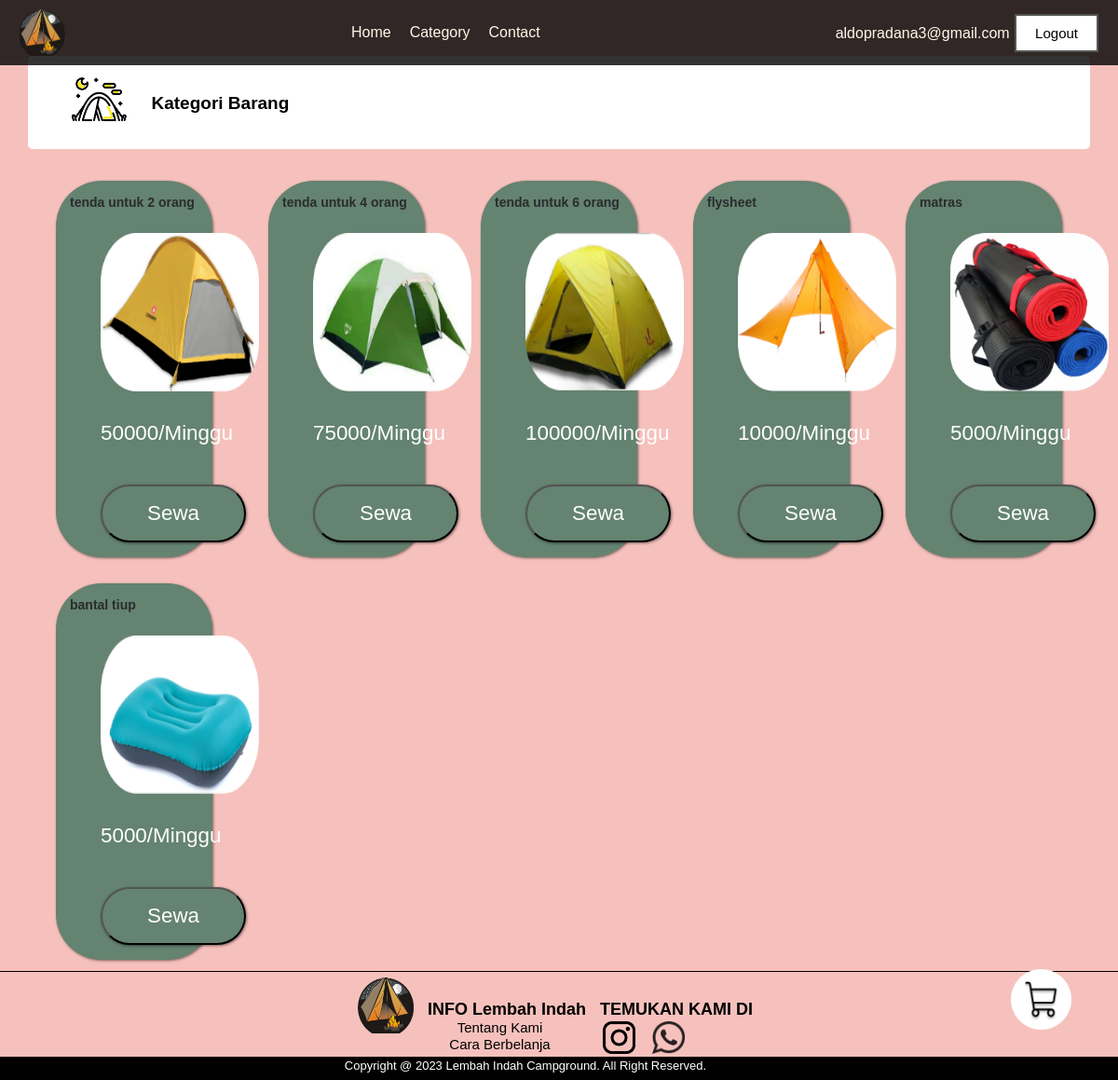
The app's page /kategori.php?kategori=tenda (signed in) with its own data.
### tables this page shows
CREATE TABLE `produk` (
  `id_produk` int(10) NOT NULL,
  `kategori` varchar(50) NOT NULL,
  `nama` varchar(50) NOT NULL,
  `harga` int(50) NOT NULL,
  `foto` varchar(100) NOT NULL,
  `stok` int(10) NOT NULL,
  `tanggal_upload` timestamp NOT NULL DEFAULT current_timestamp(),
  `deskripsi1` text NOT NULL
);

### kategori.php (the view, shortened to what this page needs)
<?php
    include('koneksi.php');
    $result = '';
    if ($_SERVER['REQUEST_METHOD'] === 'GET') {
        if (isset($_GET['kategori'])) {
            $kategori_brg = $_GET['kategori'];
            $query = "SELECT * FROM produk WHERE kategori = '$kategori_brg'";
            $result = mysqli_query($koneksi,$query);
        }
    }
?>
<!DOCTYPE html>
<html lang="en">
<head>
    <link rel="stylesheet" href="style/stylekategori.css">
</head>
<body>
    <div>
        <?php include('header.php');?>
        <div id="cdm" class="boxcdr">
            <section class="cdr">
                <img src="resource/icon_tenda.png" alt="" class="icon">
                <span class="kategori">Kategori Barang</span>
            </section>
        </div>
        <br>
        <?php while($data = mysqli_fetch_array($result)){
            ?>
            <div class="flexbox1">
                <div class="nama"><?php echo $data['nama']; ?></div>
                <img src="admin/produk/<?php echo $data['foto']; ?>">
                <br><br>
                <div class="lain3">
                    <?php echo $data['harga']; ?>/Minggu
                </div>
                <br>
                <a href="<?php echo "detail_barang.php?id_produk=".$data['id_produk']; ?>"><button class="tbl-biru">Sewa</button></a>
            </div>
        <?php } ?>
    <br><br><br><br><br><br><br><br><br>
    </div>
    <a href="pesanan.php" class="keranjang-link">
        <img src="resource/keranjang.png" alt="Keranjang" class="keranjang-img">
    </a>
<section id="footer">
    <?php include('footer.php');?>
</section>
</body>
</html>

### style/stylekategori.css (style rules this page uses)
* { text-decoration: none; margin: 0px; padding: 0px; box-sizing: border-box; }
body { margin-top: 5%; padding: 0px; background: #f6c1bc; font-family: Sans-serif; background-image: url(../resource/bukit.png); background-repeat: no-repeat; background-size: cover; }
.cdr { color: black; font-family: "Sora", sans-serif; margin-left: 2.5%; margin-top: 2%; font-weight: bold; font-size: 19px; }
.boxcdr { width: 95%; height: 100px; background-color: #ffffff; margin-left: 2.5%; margin-top: 15px; border-radius: 5px; }
.icon { width: 94px; height: 93px; float: left; }
.kategori { display: inline-block; margin-left: 10px; margin-top: 40px; }
.flexbox1 { width: 14%; min-height: 300px; float: left; margin-left: 5%; margin-bottom: 1%; margin-top: 3%; position: relative; }
.flexbox1, .tbl-biru { margin-top: 1rem; display: inline-block; padding: 1rem 3rem; font-size: 1.4rem; color: #fff; background-color:rgba(100, 131, 112, 1); border-radius: 49px; box-shadow: 1px 1px 3px rgba(1, 1, 3, 0.5); }
.nama { position: absolute; top: 10px; left: 10px; font-size: 14px; font-family: "Sora", sans-serif; color: #2a2c2f; font-weight: bold; text-decoration: none; padding: 5px; }
.flexbox1 img { width: 170px; height: 170px; border-radius: 5px; margin-top: 40px; }
.keranjang-link { position: fixed; bottom: 50px; right: 50px; }
.keranjang-img { width: 65px; height: 65px; }

### style/styleheader.css (style rules this page uses)
* { box-sizing: border-box; margin: 0; padding: 0; }
body { font-family: Sans-serif; }

### records on screen
produk: nama "tenda untuk 2 orang", foto (picture), harga "50000"
produk: nama "tenda untuk 4 orang", foto (picture), harga "75000"
produk: nama "tenda untuk 6 orang", foto (picture), harga "100000"
produk: nama "flysheet", foto (picture), harga "10000"
produk: nama "matras", foto (picture), harga "5000"
produk: nama "bantal tiup", foto (picture), harga "5000"

### other values on screen
$_SESSION['email'] "aldopradana3@gmail.com"
